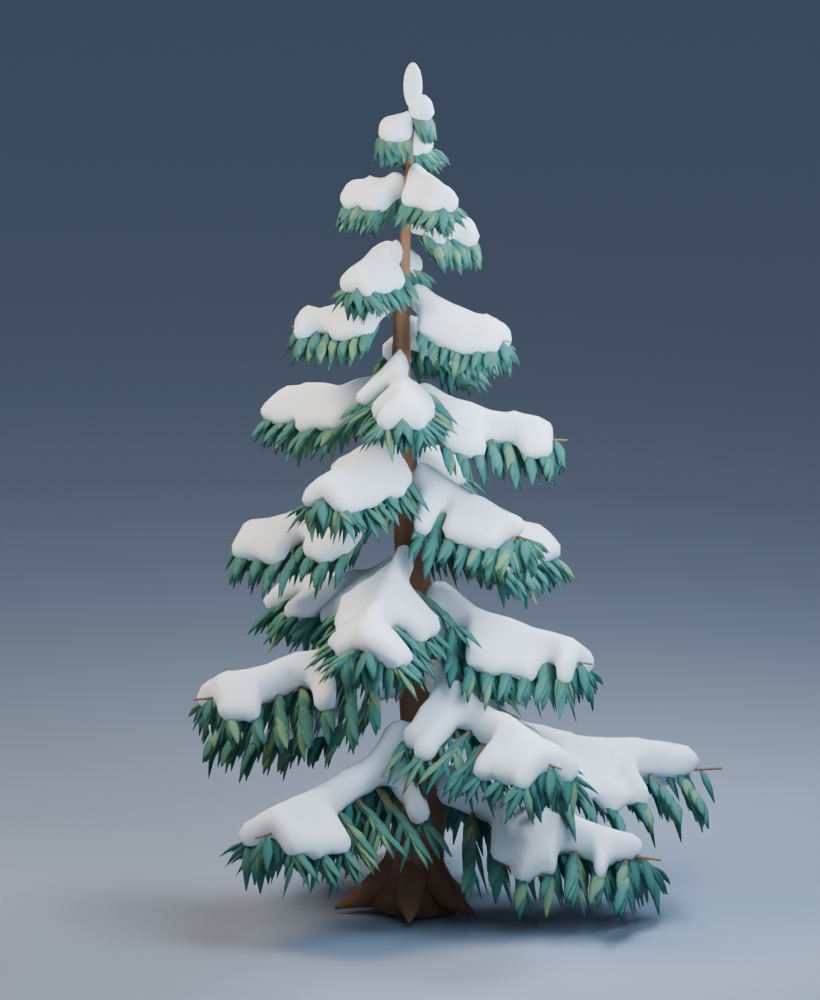
#> input picture docs/r01c/evidence/blender-three-quarter.png, 820 x 1000 px, found by its file name
$ python contact_sheet.py
#> lines starting #> are read from the running program, lines starting #| are printed output that depends on the picture
from PIL import Image, ImageDraw, ImageOps
from pathlib import Path
R=Path(__file__).resolve().parents[2];d=R/'docs/r01e/evidence'
items=[('Blender / three-quarter','blender-three-quarter.png'),('Blender / rear','blender-rear.png'),('Blender / side','blender-side.png'),('Blender / top / support','blender-top.png'),('Blender / close-up','blender-closeup.png'),('Three.js / actual WebGL','webgl-three-quarter.png')]
w,h=1600,1420;sheet=Image.new('RGB',(w,h),'#202d38');draw=ImageDraw.Draw(sheet)
#> after `sheet = Image.new('RGB', (w, h), '#202d38')`:
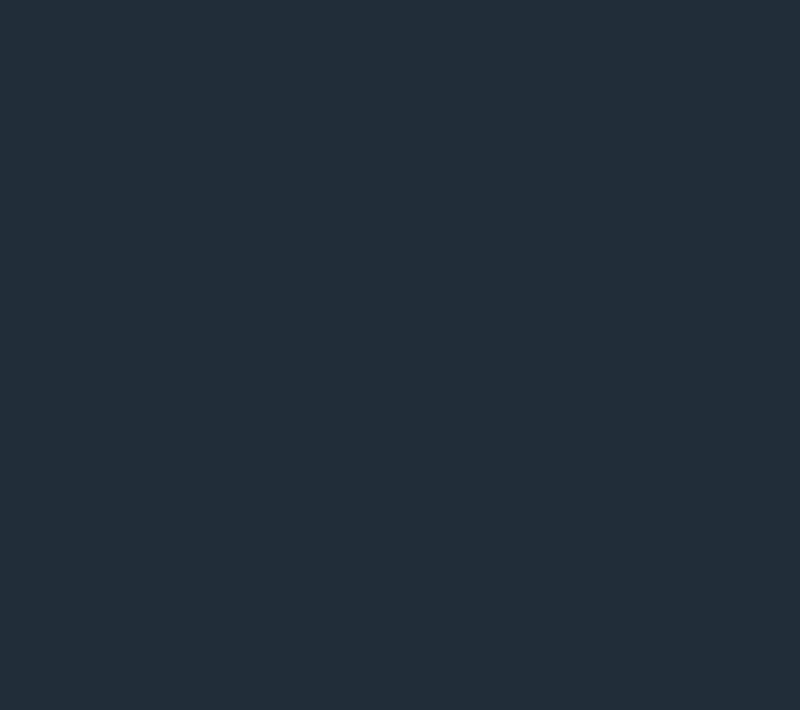
#> sheet: PIL image 1600x1420 RGB (shown at 1/2 size); mean R, G, B 32, 45, 56
draw.text((24,16),'LITTLE NORTH / R01e - ACTUAL MESH RENDERS - ART REJECT / review candidate',fill='#eff4f5',font_size=25)
for i,(label,file) in enumerate(items):
 x=16+(i%3)*528;y=66+(i//3)*670
 draw.text((x,y),label,fill='#dce6ec',font_size=21)
 im=Image.open(d/file).convert('RGB');im=ImageOps.contain(im,(512,620));sheet.paste(im,(x+(512-im.width)//2,y+32))
#> after `sheet.paste(im, (x + (512 - im.width) // 2, y + 32))`:
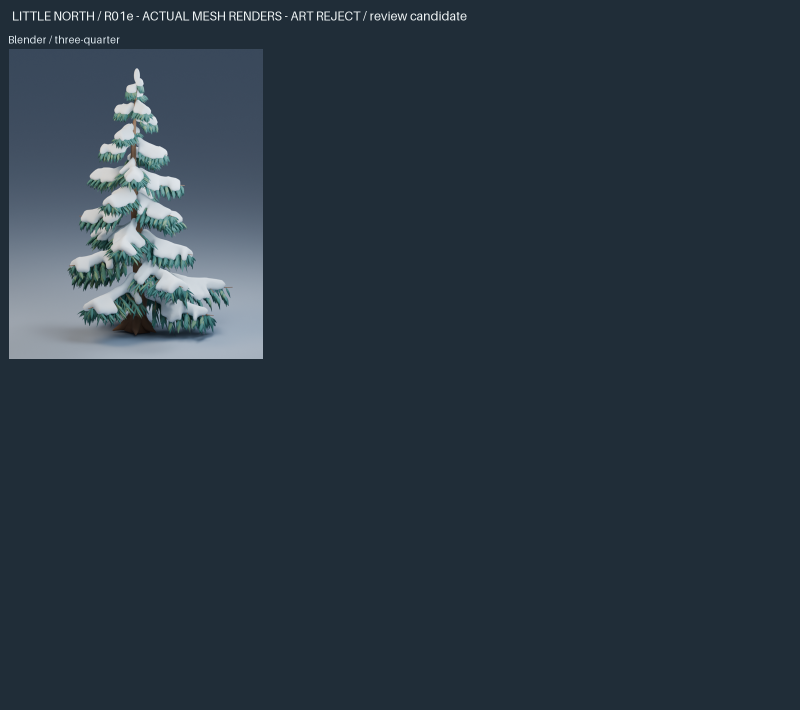
#> sheet: PIL image 1600x1420 RGB (shown at 1/2 size); mean R, G, B 41.9, 55.1, 66.3
#> pass 2 of the loop `for i,(label,file) in enumerate(items):`:
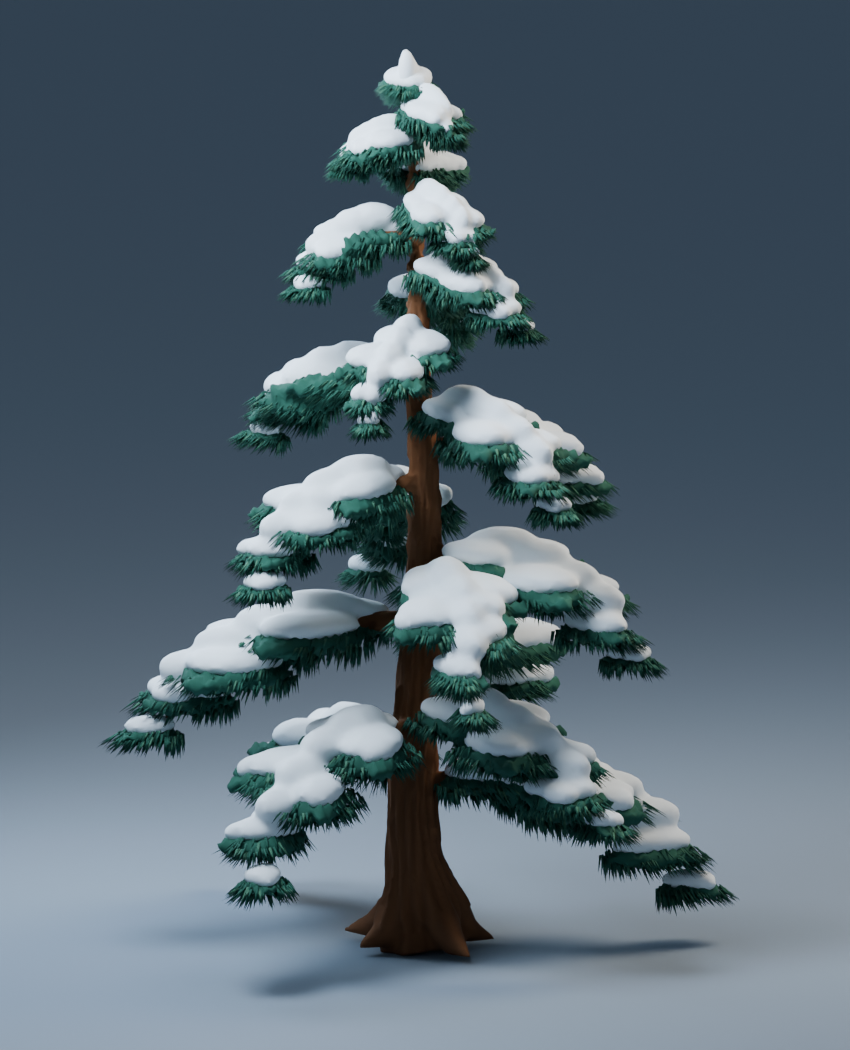
#> input picture docs/r01e/evidence/blender-rear.png, 850 x 1050 px
#> im: PIL image 850x1050 RGB
#> im: PIL image 502x620 RGB
#> `sheet.paste(im, (x + (512 - im.width) // 2, y + 32))`:
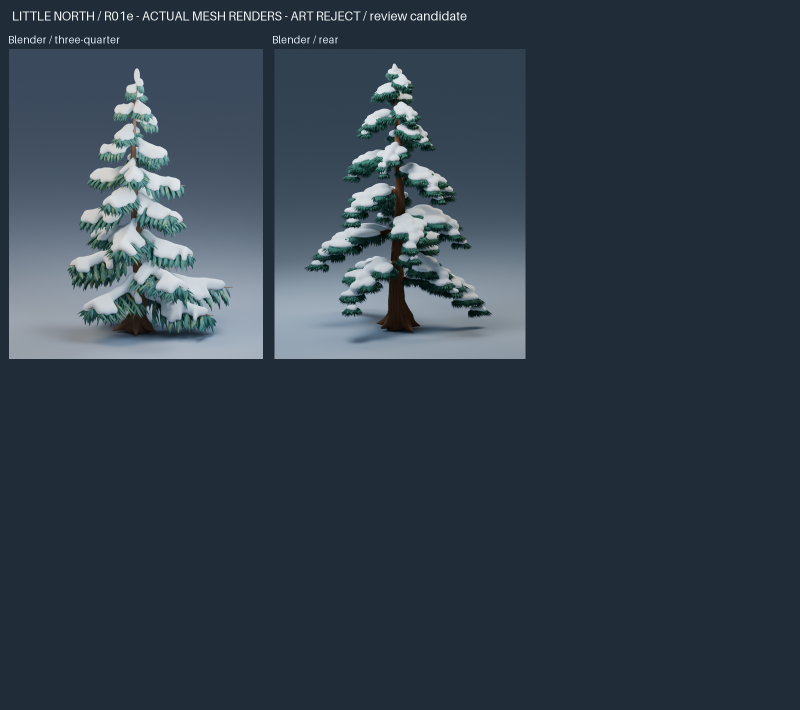
#> sheet: PIL image 1600x1420 RGB (shown at 1/2 size); mean R, G, B 49.2, 62.8, 73.9
#> pass 3 of the loop `for i,(label,file) in enumerate(items):`:
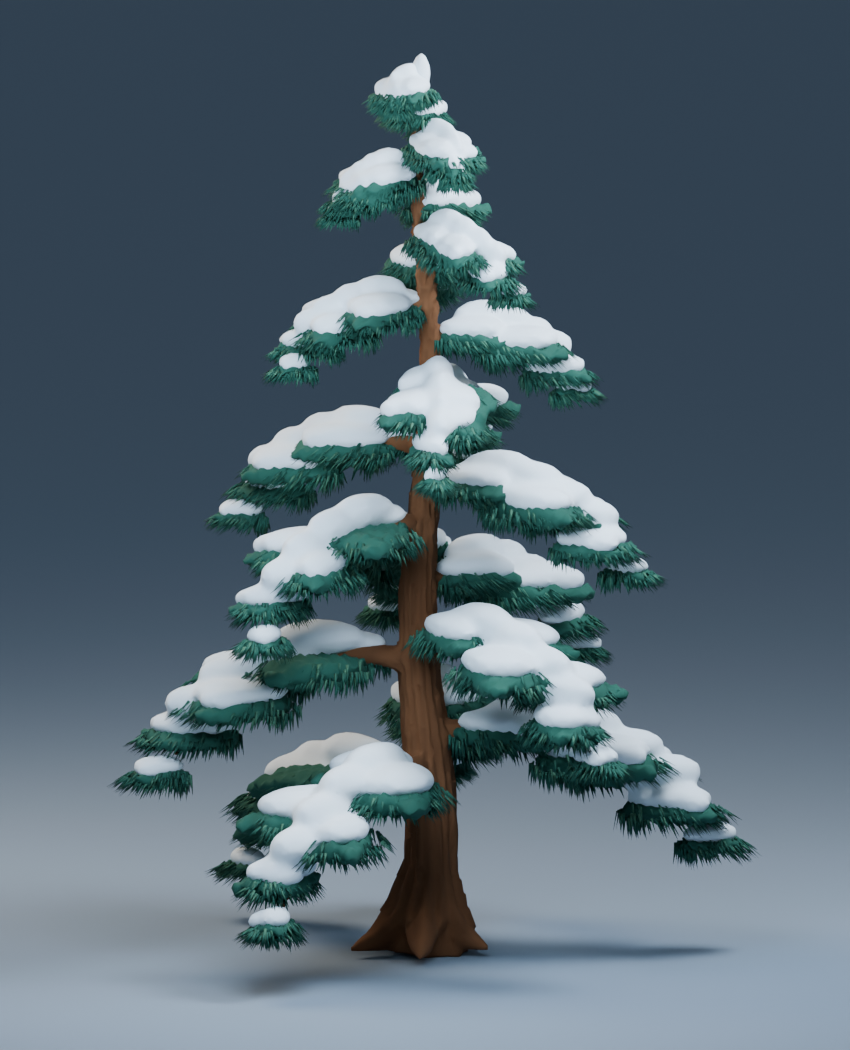
#> input picture docs/r01e/evidence/blender-side.png, 850 x 1050 px
#> im: PIL image 850x1050 RGB
#> im: PIL image 502x620 RGB
#> `sheet.paste(im, (x + (512 - im.width) // 2, y + 32))`:
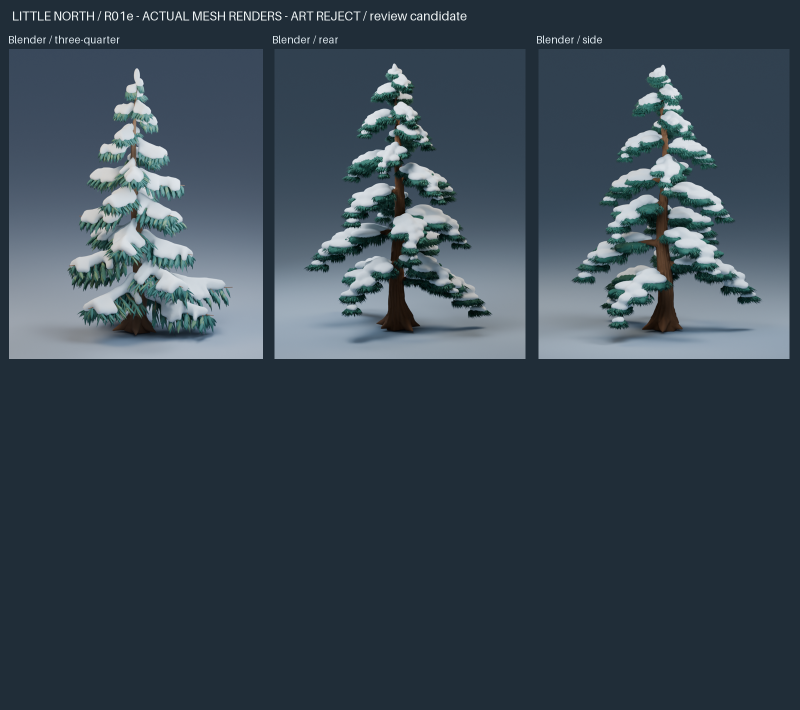
#> sheet: PIL image 1600x1420 RGB (shown at 1/2 size); mean R, G, B 56.5, 70.6, 81.6
#> the loop made 6 passes; the first 3 are shown
sheet.save(d/'review-contact-sheet.jpg',quality=92)
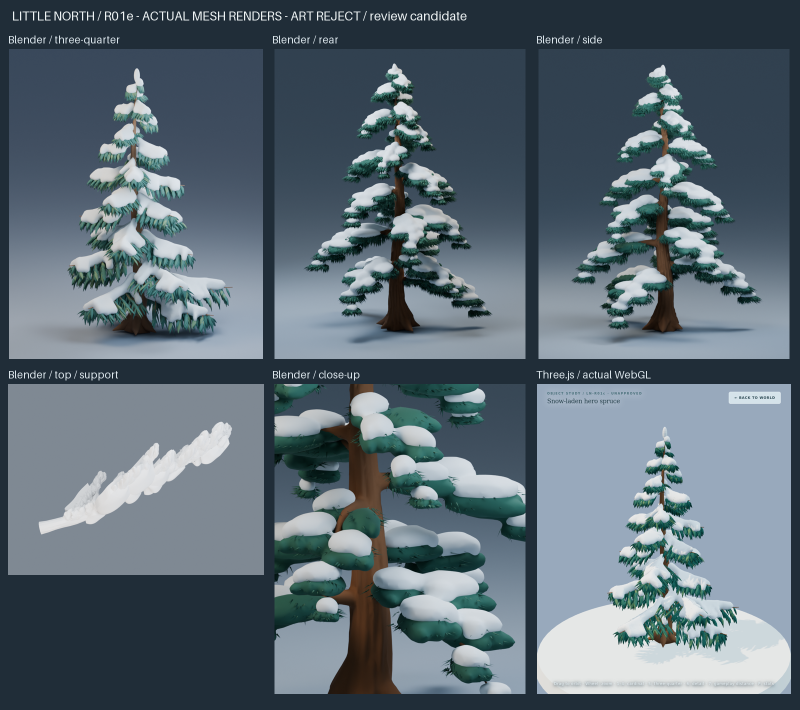
#> saved as review-contact-sheet.jpg: PIL image 1600x1420 RGB (shown at 1/2 size); mean R, G, B 92.7, 107.3, 117.2
